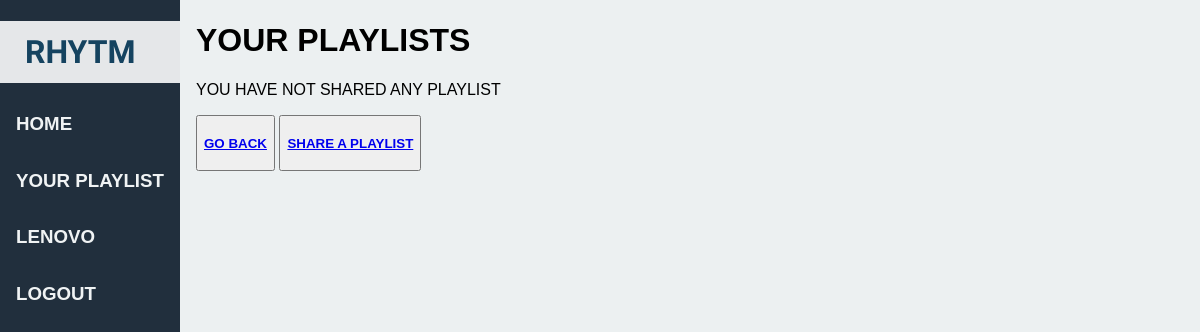
Page /posted-playlist/ (signed in) on the earlier database version.
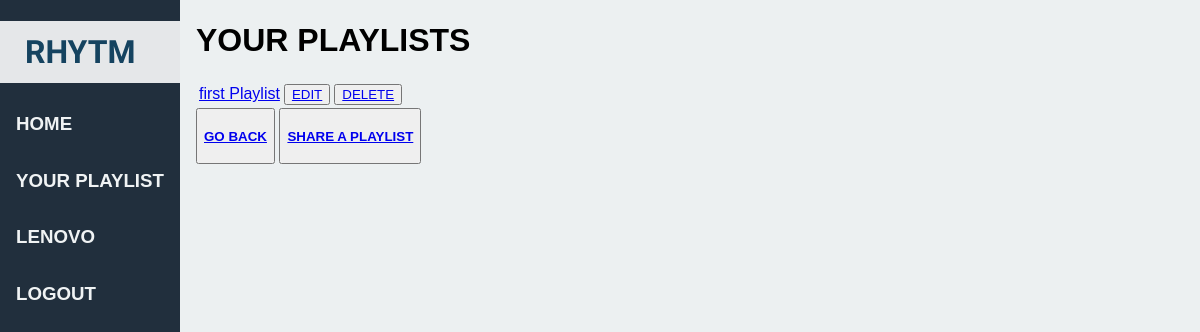
Same page on the later database version.
### base/models.py (models this page shows, shortened)
class Playlist(models.Model):
    user=models.ForeignKey(User, on_delete=models.CASCADE, null=False, blank=False)
    title=models.CharField(max_length=200, null=False, blank=False)
    caption=models.TextField( null=True, blank=True)
    push=models.ManyToManyField(User ,blank=True ,related_name='push')
    embed_code=models.CharField(max_length=300)
    created=models.DateTimeField(auto_now_add=True)

### base/views.py (the view)
# urls.py: path("posted-playlist/",UserSongslist.as_view() , name="posted_playlist"),
class UserSongslist(ListView):
    model = Playlist
    context_object_name= "user_playlists"
    template_name = "base/usersongs_list.html"
    def get_context_data(self, **kwargs):
        context = super().get_context_data(**kwargs)
        context['user_playlists'] = context['user_playlists'].filter(user=self.request.user)
        context['count'] = context['user_playlists'].count()
        return context

### base/templates/base/usersongs_list.html
{% extends 'base/main.html' %}
{% block content %}
<div style="margin-left:15%; padding:1px 16px; height:1000px;">
    <h1>YOUR PLAYLISTS</h1>
    <table>
        {% for playlist in user_playlists %}
            <tr>
                <td><a href="{% url 'playlist_details' playlist.id %}">{{playlist.title}}</a></td>
                <td><div class="click" ><button><a href="{% url 'playlist_update' playlist.id %}">EDIT </a></button></div></td>
                <td><div class="click" ><button><a href="{% url 'playlist_delete' playlist.id %}">DELETE </a></button></div></td>
            </tr>
        {% empty %}
        <p>YOU HAVE NOT SHARED ANY PLAYLIST</p>
        {% endfor %}
    </table>
    <div class="click">
        <button><h4><a href="{% url 'home' %}">GO BACK</a></h4></button>
        <button><h4><a href="{% url 'playlist_create' %}">SHARE A PLAYLIST</a></h4></button>
    </div>
</div>
{% endblock %}

### base/templates/base/main.html (shortened to what this page needs)
<!DOCTYPE html>
<html lang="en">
<head>
</head>
<body>
    <ul>
        <li><h1>RHYTM</h1></li>
        <li><h3><a href="{% url 'home' %}">Home</a></h3></li>
        {% if request.user.is_authenticated  %}
        <li><h3><a href="{% url 'posted_playlist' %}">YOUR PLAYLIST</a></h3></li>
        <li><h3><a href="{% url 'profile' %}"><span>{{request.user}}</span></a></h3></li>
        <li><h3><a href="{% url 'logout' %}">LOGOUT</a></h3></li>
        {% else %}
        <li><h3><a href="{% url 'login' %}">LOGIN</a></h3></li>
        <li><h3><a href="{% url 'register' %}">REGISTER</a></h3></li>
        {% endif %}
    </ul>
{% block content %}
{% endblock %}
</body>
</html>

### base/templates/base/main.html (style rules this page uses)
body { background-color: #ECF0F1 ; margin:0; font-family: 'Teko', sans-serif; }
ul { list-style-type: none; margin: 0; padding:0; background-color: #212F3D ; height: 100%; width:15%; position: fixed; overflow: auto; }
li h1 { color:#154360 ; padding: 12px 25px ; background-color: #E5E7E9 ; font-family: 'Righteous', cursive; }
li a { display: block; color:#F0F3F4; padding: 8px 16px; text-decoration: none; text-transform: uppercase; }

Differences in the rows shown:
added Playlist: title "first Playlist"
Other differences:
text no longer shown: "YOU HAVE NOT SHARED ANY PLAYLIST"
